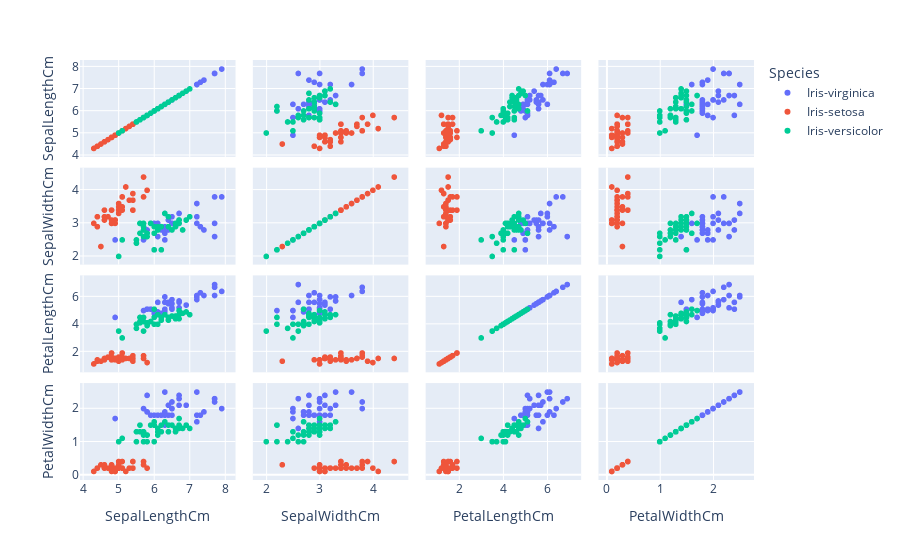

Here is the notebook cell this chart was saved with:
### Markdown cell above
Como caso particular, podemos estudiar relaciones entre pares de variables. Para ello, creamos una matriz de gráficos del tipo nube puntos, en el que cada punto se corresponde con un caso del conjunto de datos y en cada eje se representa un atributo. La información de la variable clase se representa coloreando cada instancia de acuerdo con la clase a la que pertenece.

### Code cell
utils.plot_pairplot(data_train, target="Species")

### Figure 1 — Plotly figure (JSON) as saved in the notebook; plotly's stock layout.template omitted (floating-point values rounded to 4 significant figures)
{"data": [{"dimensions": [{"axis": {"matches": true}, "label": "SepalLengthCm", "values": [6.4, 6.7, 6.0, 6.7, 7.7, 7.2, 6.5, 7.2, 5.7, 5.8, 6.5, 7.2, 7.9, 6.0, 6.4, 5.9, 5.8, 6.3, 7.4, 6.1, 6.1, 6.3, 5.8, 6.5, 6.3, 6.3, 6.3, 7.7, 6.7, 4.9, 6.9, 6.5, 7.3, 7.7, 6.2]}, {"axis": {"matches": true}, "label": "SepalWidthCm", "values": [3.1, 3.3, 2.2, 3.1, 3.8, 3.0, 3.0, 3.6, 2.5, 2.7, 3.0, 3.2, 3.8, 3.0, 2.8, 3.0, 2.8, 3.3, 2.8, 2.6, 3.0, 2.7, 2.7, 3.2, 2.5, 2.9, 2.8, 3.0, 3.0, 2.5, 3.1, 3.0, 2.9, 2.6, 2.8]}, {"axis": {"matches": true}, "label": "PetalLengthCm", "values": [5.5, 5.7, 5.0, 5.6, 6.7, 5.8, 5.2, 6.1, 5.0, 5.1, 5.5, 6.0, 6.4, 4.8, 5.6, 5.1, 5.1, 6.0, 6.1, 5.6, 4.9, 4.9, 5.1, 5.1, 5.0, 5.6, 5.1, 6.1, 5.2, 4.5, 5.4, 5.8, 6.3, 6.9, 4.8]}, {"axis": {"matches": true}, "label": "PetalWidthCm", "values": [1.8, 2.1, 1.5, 2.4, 2.2, 1.6, 2.0, 2.5, 2.0, 1.9, 1.8, 1.8, 2.0, 1.8, 2.1, 1.8, 2.4, 2.5, 1.9, 1.4, 1.8, 1.8, 1.9, 2.0, 1.9, 1.8, 1.5, 2.3, 2.3, 1.7, 2.1, 2.2, 1.8, 2.3, 1.8]}], "hovertemplate": "Species=Iris-virginica<br>%{xaxis.title.text}=%{x}<br>%{yaxis.title.text}=%{y}<extra></extra>", "legendgroup": "Iris-virginica", "marker": {"color": "#636efa", "symbol": "circle"}, "name": "Iris-virginica", "showlegend": true, "type": "splom"}, {"dimensions": [{"axis": {"matches": true}, "label": "SepalLengthCm", "values": [4.5, 4.8, 5.1, 5.0, 4.9, 5.0, 4.8, 4.4, 4.8, 4.4, 4.3, 5.7, 5.4, 4.9, 5.1, 4.8, 5.0, 4.9, 5.1, 5.0, 5.7, 4.8, 5.4, 5.2, 5.0, 5.1, 4.7, 4.9, 5.4, 5.4, 4.6, 4.6, 5.3, 4.6, 5.8]}, {"axis": {"matches": true}, "label": "SepalWidthCm", "values": [2.3, 3.4, 3.8, 3.3, 3.1, 3.5, 3.0, 3.2, 3.4, 2.9, 3.0, 4.4, 3.4, 3.0, 3.5, 3.0, 3.4, 3.1, 3.8, 3.6, 3.8, 3.1, 3.4, 4.1, 3.4, 3.4, 3.2, 3.1, 3.9, 3.7, 3.1, 3.4, 3.7, 3.2, 4.0]}, {"axis": {"matches": true}, "label": "PetalLengthCm", "values": [1.3, 1.6, 1.9, 1.4, 1.5, 1.3, 1.4, 1.3, 1.9, 1.4, 1.1, 1.5, 1.7, 1.4, 1.4, 1.4, 1.6, 1.5, 1.6, 1.4, 1.7, 1.6, 1.5, 1.5, 1.5, 1.5, 1.6, 1.5, 1.3, 1.5, 1.5, 1.4, 1.5, 1.4, 1.2]}, {"axis": {"matches": true}, "label": "PetalWidthCm", "values": [0.3, 0.2, 0.4, 0.2, 0.1, 0.3, 0.1, 0.2, 0.2, 0.2, 0.1, 0.4, 0.2, 0.2, 0.2, 0.3, 0.4, 0.1, 0.2, 0.2, 0.3, 0.2, 0.4, 0.1, 0.2, 0.2, 0.2, 0.1, 0.4, 0.2, 0.2, 0.3, 0.2, 0.2, 0.2]}], "hovertemplate": "Species=Iris-setosa<br>%{xaxis.title.text}=%{x}<br>%{yaxis.title.text}=%{y}<extra></extra>", "legendgroup": "Iris-setosa", "marker": {"color": "#EF553B", "symbol": "circle"}, "name": "Iris-setosa", "showlegend": true, "type": "splom"}, {"dimensions": [{"axis": {"matches": true}, "label": "SepalLengthCm", "values": [6.4, 7.0, 6.1, 6.7, 5.5, 5.6, 6.0, 6.0, 5.0, 5.7, 6.4, 6.1, 6.0, 5.7, 6.2, 5.7, 5.5, 5.9, 6.9, 6.7, 6.2, 6.5, 6.3, 6.1, 6.6, 5.6, 5.1, 5.8, 5.8, 5.8, 5.7, 6.7, 5.6, 6.8, 6.6]}, {"axis": {"matches": true}, "label": "SepalWidthCm", "values": [2.9, 3.2, 2.8, 3.0, 2.4, 3.0, 2.7, 2.2, 2.0, 2.6, 3.2, 2.9, 2.9, 2.9, 2.2, 3.0, 2.5, 3.0, 3.1, 3.1, 2.9, 2.8, 3.3, 2.8, 3.0, 3.0, 2.5, 2.6, 2.7, 2.7, 2.8, 3.1, 2.7, 2.8, 2.9]}, {"axis": {"matches": true}, "label": "PetalLengthCm", "values": [4.3, 4.7, 4.7, 5.0, 3.7, 4.5, 5.1, 4.0, 3.5, 3.5, 4.5, 4.7, 4.5, 4.2, 4.5, 4.2, 4.0, 4.2, 4.9, 4.7, 4.3, 4.6, 4.7, 4.0, 4.4, 4.1, 3.0, 4.0, 3.9, 4.1, 4.5, 4.4, 4.2, 4.8, 4.6]}, {"axis": {"matches": true}, "label": "PetalWidthCm", "values": [1.3, 1.4, 1.2, 1.7, 1.0, 1.5, 1.6, 1.0, 1.0, 1.0, 1.5, 1.4, 1.5, 1.3, 1.5, 1.2, 1.3, 1.5, 1.5, 1.5, 1.3, 1.5, 1.6, 1.3, 1.4, 1.3, 1.1, 1.2, 1.2, 1.0, 1.3, 1.4, 1.3, 1.4, 1.3]}], "hovertemplate": "Species=Iris-versicolor<br>%{xaxis.title.text}=%{x}<br>%{yaxis.title.text}=%{y}<extra></extra>", "legendgroup": "Iris-versicolor", "marker": {"color": "#00cc96", "symbol": "circle"}, "name": "Iris-versicolor", "showlegend": true, "type": "splom"}], "layout": {"dragmode": "select", "legend": {"title": {"text": "Species"}, "tracegroupgap": 0}, "margin": {"t": 60}}}
